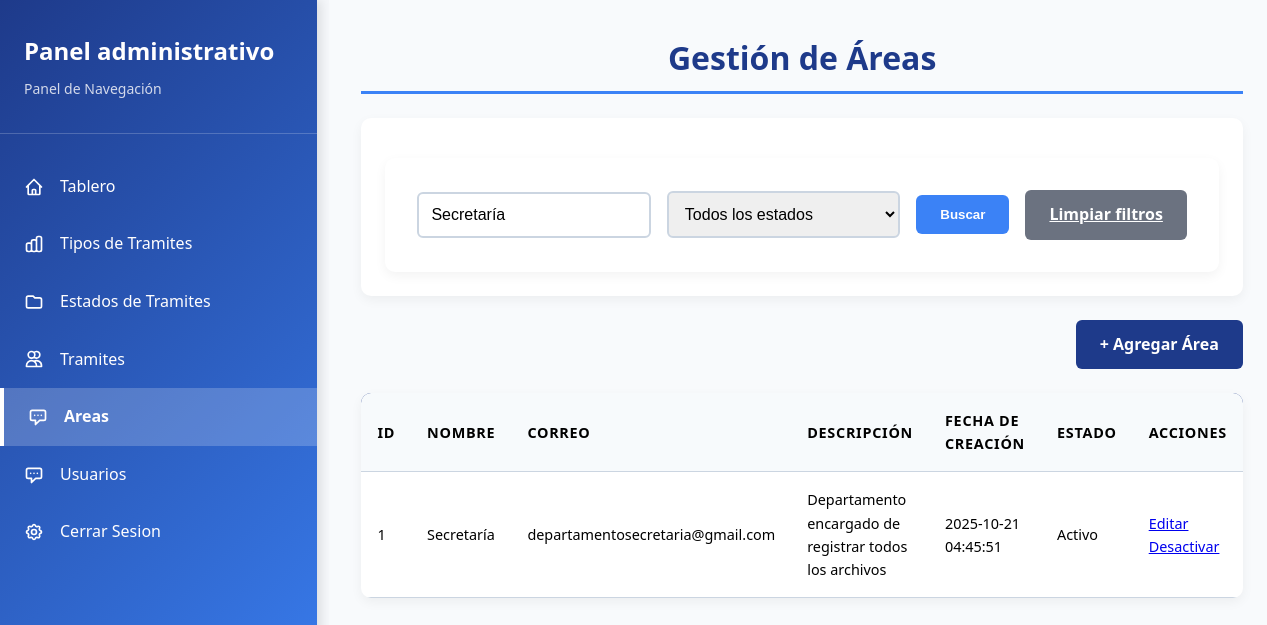
/views/admin/area/areas.php?busqueda=Secretaría, run on the app's committed database.
### tables this page shows
CREATE TABLE tbl_area (
    id_area INT AUTO_INCREMENT PRIMARY KEY,
    nombre VARCHAR(100) NOT NULL UNIQUE,
    correo VARCHAR(50),
    descripcion VARCHAR (200),
    fecha_creacion DATETIME DEFAULT CURRENT_TIMESTAMP,
    activo BOOLEAN DEFAULT TRUE
);

### views/admin/area/areas.php (the view, shortened to what this page needs)
<?php
require '../../../config/database/config/config_db.php';
$busqueda = isset($_GET['busqueda']) ? trim($_GET['busqueda']) : '';
$query = "SELECT
    id_area,
    nombre,
    correo,
    descripcion,
    fecha_creacion,
    activo
FROM tbl_area
WHERE 1=1 ";
$params = [];
$types = '';
if (!empty($busqueda)) {
    $query .= " AND (nombre LIKE ? OR correo LIKE ? OR descripcion LIKE ?)";
    $searchTerm = "%$busqueda%";
    $params = array_merge($params, [$searchTerm, $searchTerm, $searchTerm]);
    $types .= 'sss';
}
$query .= " ORDER BY id_area DESC LIMIT 50";
$stmt = $mysqli->prepare($query);
if (!empty($params)) {
    $stmt->bind_param($types, ...$params);
}
$stmt->execute();
$result = $stmt->get_result();
$areas = $result->fetch_all(MYSQLI_ASSOC);
?>
<!DOCTYPE html>
<html lang="es">
<head>
    <link rel="stylesheet" href="/style/usuarios.css">
</head>
<body>
    <?php include '../../sidebaradministrador.php'; ?>
    <div class="contenido-principal">
        <h1>Gestión de Áreas</h1>
        <div class="filtros-container">
            <form method="GET" action="" class="filtros-form">
                <div class="filtro-grupo">
                    <input type="text" name="busqueda" placeholder="Buscar por nombre, correo o descripción"
                        value="<?= isset($_GET['busqueda']) ? htmlspecialchars($_GET['busqueda']) : '' ?>">
                </div>
                <div class="filtro-grupo">
                    <select name="estado">
                        <option value="">Todos los estados</option>
                    </select>
                </div>
                <button type="submit" class="btn-buscar">Buscar</button>
                <a href="?" class="btn-limpiar">Limpiar filtros</a>
            </form>
        </div>
        <div class="acciones-superiores">
            <a href="agregar_area.php" class="btn-agregar">+ Agregar Área</a>
        </div>
        <table>
            <thead>
                <tr>
                    <th>ID</th>
                    <th>Nombre</th>
                    <th>Correo</th>
                    <th>Descripción</th>
                    <th>Fecha de creación</th>
                    <th>Estado</th>
                    <th>Acciones</th>
                </tr>
            </thead>
            <tbody>
                <?php if ($areas): ?>
                <?php foreach ($areas as $area): ?>
                <tr>
                    <td><?= $area['id_area'] ?></td>
                    <td><?= htmlspecialchars($area['nombre']) ?></td>
                    <td><?= htmlspecialchars($area['correo']) ?></td>
                    <td><?= htmlspecialchars($area['descripcion']) ?></td>
                    <td><?= htmlspecialchars($area['fecha_creacion']) ?></td>
                    <td><?= $area['activo'] ? 'Activo' : 'Inactivo' ?></td>
                    <td class="acciones">
                        <a href="editar_area.php?id_area=<?= $area['id_area'] ?>">Editar</a>
                        <?php if ($area['activo']): ?>
                            <a href="eliminar_area.php?id_area=<?= $area['id_area'] ?>" onclick="return confirm('¿Seguro que deseas desactivar esta área?')">Desactivar</a>
                        <?php else: ?>
                            <a href="activar_area.php?id_area=<?= $area['id_area'] ?>" onclick="return confirm('¿Seguro que deseas activar esta área?')">Activar</a>
                        <?php endif; ?>
                    </td>
                </tr>
                <?php endforeach; ?>
                <?php else: ?>
                <tr>
                    <td colspan="7">No se encontraron áreas.</td>
                </tr>
                <?php endif; ?>
            </tbody>
        </table>
    </div>
</body>
</html>

### style/usuarios.css (style rules this page uses)
:root { --color-primario: #1e3a8a; --color-secundario: #3b82f6; --color-texto: #fffefe; --color-fondo: #f8fafc; --color-borde: #cbd5e1; --color-hover: #e2e8f0; --color-error: #dc2626; --color-exito: #10b981; --font-primary: 'Segoe UI', Tahoma, Geneva, Verdana, sans-serif; }
* { margin: 0; padding: 0; box-sizing: border-box; }
body { font-family: var(--font-primary); background-color: var(--color-fondo); color: var(--color-texto); line-height: 1.6; }
.contenido-principal { margin-left: 26%; padding: 2rem; background-color: var(--color-fondo); transition: all 0.3s ease; }
.contenido-principal h1 { color: var(--color-primario); font-size: 2rem; margin-bottom: 1.5rem; padding-bottom: 0.5rem; border-bottom: 3px solid var(--color-secundario); text-align: center; }
form { background: white; padding: 2rem; border-radius: 10px; box-shadow: 0 4px 12px rgba(0, 0, 0, 0.05); max-width: 1000px; width: 100%; margin: 0 auto; margin-top: 1rem; }
table { width: 100%; border-collapse: collapse; background: white; border-radius: 10px; overflow: hidden; box-shadow: 0 4px 12px rgba(0, 0, 0, 0.05); margin-top: 1.5rem; font-size: 0.9rem; }
table thead { background-color: var(--color-primario); color: var(--color-texto); }
table th, table td { padding: 1rem; text-align: left; border-bottom: 1px solid var(--color-borde); color: #000000; }
table th { font-weight: 600; text-transform: uppercase; letter-spacing: 0.05em; }
.filtros-container { background: white; padding: 1.5rem; border-radius: 10px; box-shadow: 0 4px 12px rgba(0, 0, 0, 0.05); margin-bottom: 1.5rem; }
.filtros-form { display: flex; gap: 1rem; flex-wrap: wrap; align-items: center; }
.filtro-grupo { flex: 1 1 200px; }
.filtro-grupo input, .filtro-grupo select { width: 100%; padding: 0.75rem; border: 2px solid var(--color-borde); border-radius: 6px; font-size: 1rem; }
.btn-buscar, .btn-limpiar { padding: 0.75rem 1.5rem; border: none; border-radius: 6px; cursor: pointer; font-weight: 600; transition: background-color 0.2s; }
.btn-buscar { background-color: var(--color-secundario); color: var(--color-texto); }
.btn-limpiar { background-color: #6b7280; color: white; }
.acciones-superiores { margin-bottom: 1.5rem; text-align: right; }
.btn-agregar { display: inline-block; background-color: var(--color-primario); color: var(--color-texto); padding: 0.75rem 1.5rem; border-radius: 6px; text-decoration: none; font-weight: 600; transition: background-color 0.2s; }

### style/sidebar.css (style rules this page uses)
* { margin: 0; padding: 0; box-sizing: border-box; }
body { font-family: 'Segoe UI', Tahoma, Geneva, Verdana, sans-serif; display: flex; min-height: 100vh; background: #f5f7fa; }
table { width: 100%; border-collapse: collapse; background: white; }
th, td { padding: 1rem; text-align: left; border-bottom: 1px solid #e2e8f0; }
th { background: #f7fafc; font-weight: 600; color: #2d3748; }

### style/variables.css (style rules this page uses)
:root { --color-primario: #1e3a8a; --color-secundario: #3b82f6; --color-texto: #fffefe; --color-Exito: #4caf50; --color-Aviso: #f4a261; --color-error: #e63946; --radio: 14px; --ancho-max: 1100px; --esp: 16px; }

### data on the page
tbl_area: id_area "1", nombre "Secretaría", correo "departamentosecretaria@gmail.com", descripcion "Departamento encargado de registrar todos los archivos", fecha_creacion "2025-10-21 04:45:51", activo "Activo"
